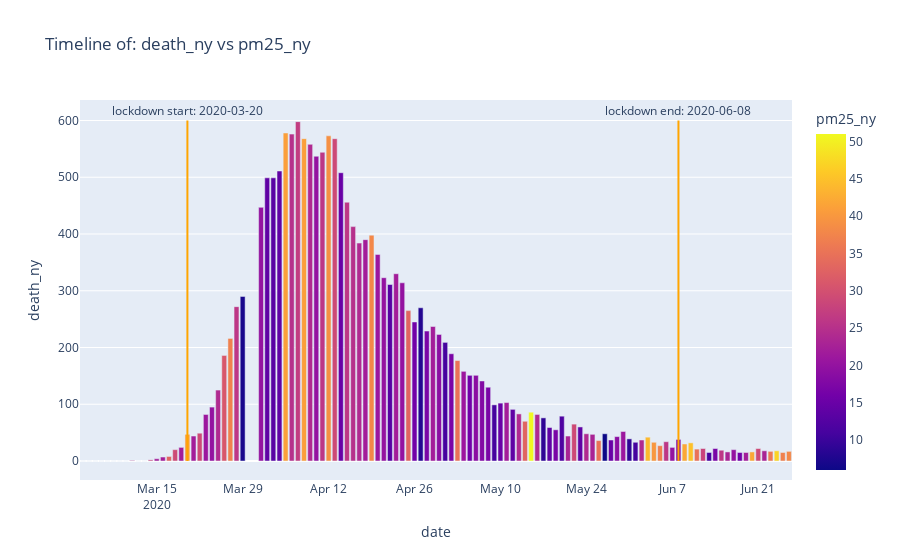

Notebook code cell kept with this figure:
### Code cell
# 4.2.6.3) Timeline of death vs pollutant
plot_death_vs_poll_by_date(df_final, 'date', 'death_ny', 'pm25_ny', lock_dict.get('ny').get('start'), lock_dict.get('ny').get('end'))
# plot_death_vs_poll_by_date(df_final, 'date', 'death_ny_ip', 'pm25_ny_ip', lock_dict.get('ny').get('start'), lock_dict.get('ny').get('end'))
